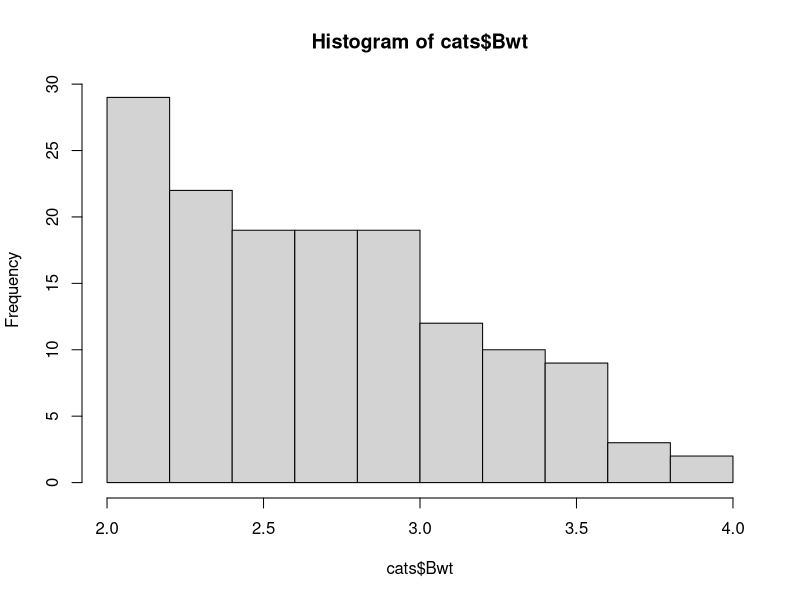
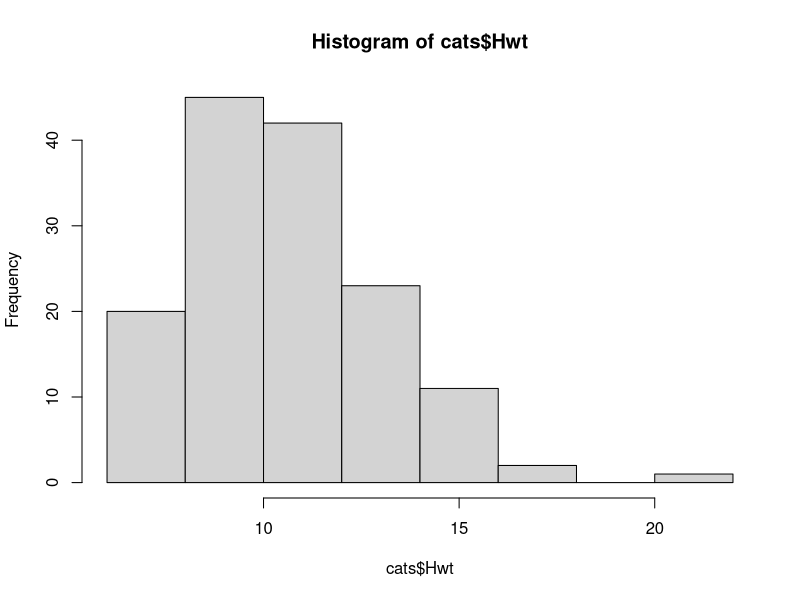
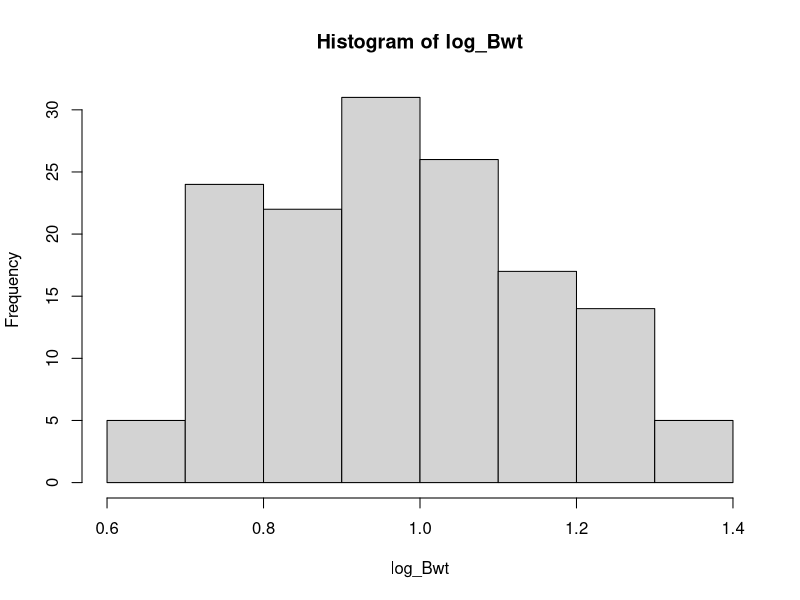
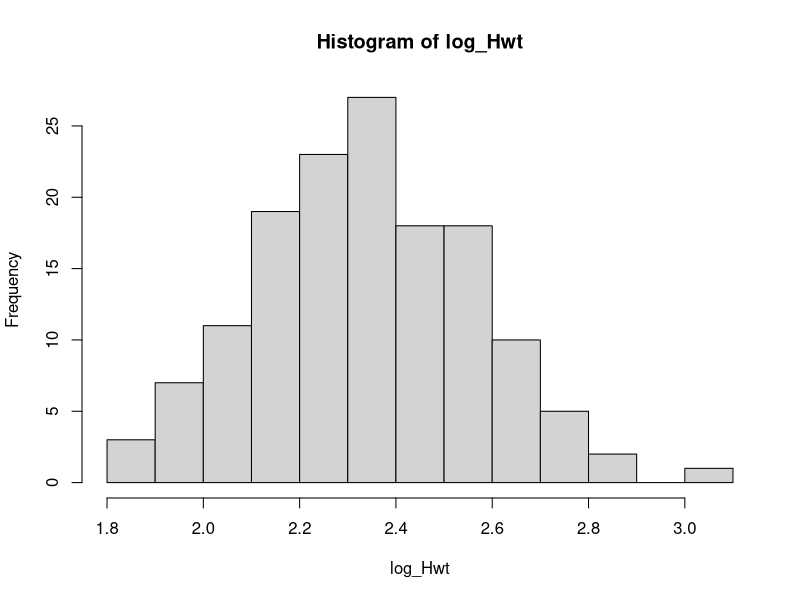
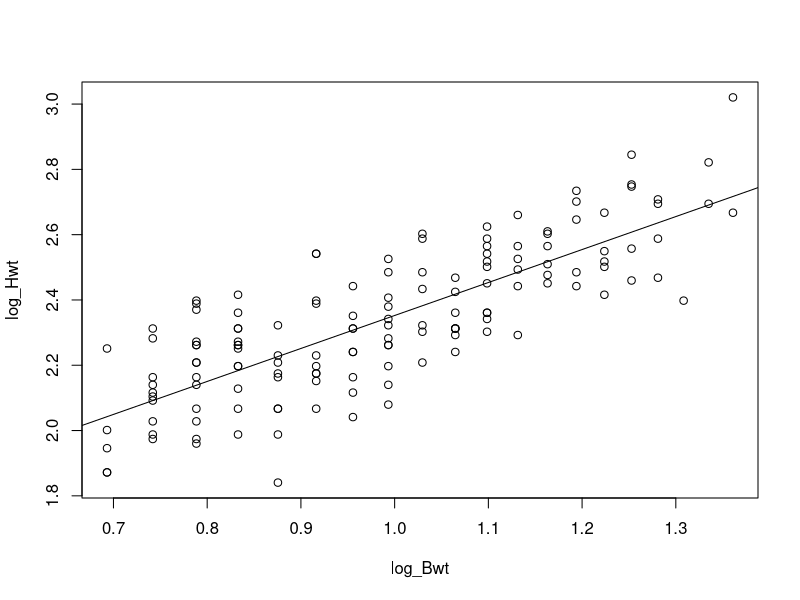
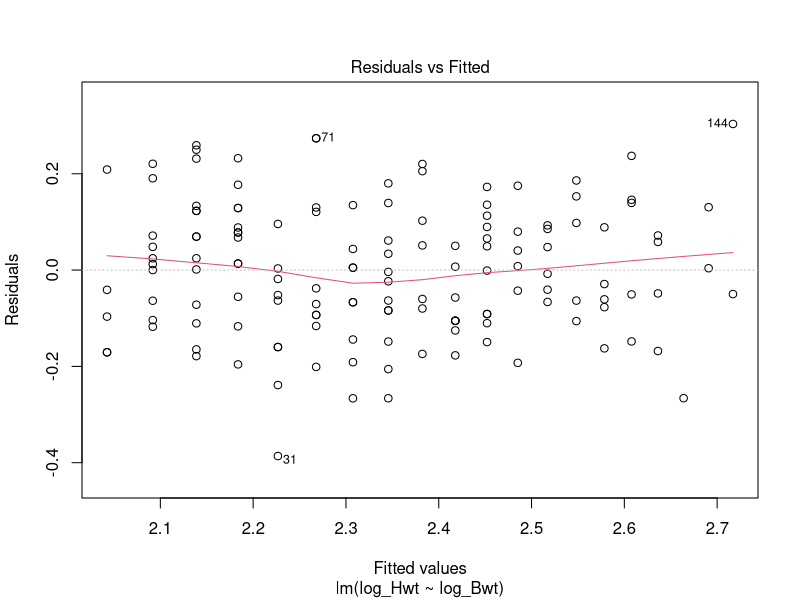
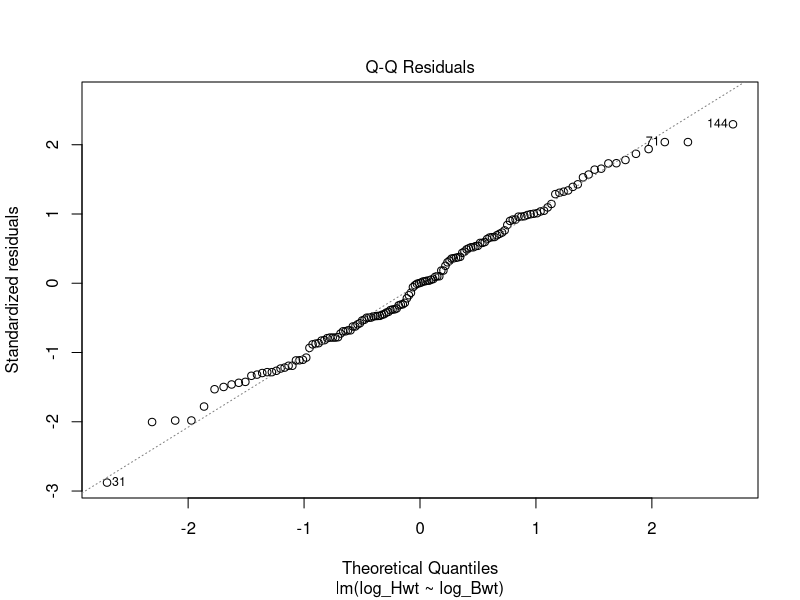
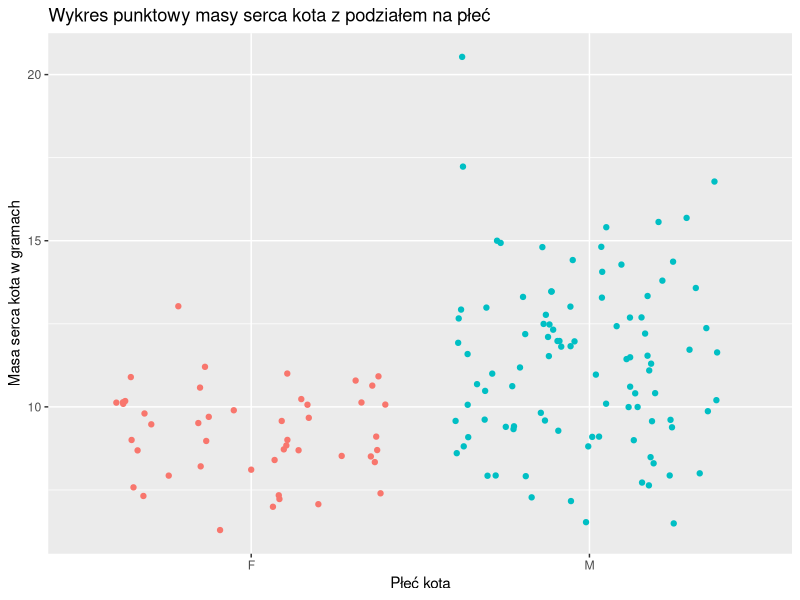

Source code (R) for these figures, in order:
## ---- chunk 1
library(MASS)
data(cats)

head(cats)
## ---- chunk 2
hist(cats$Bwt)
## ---- chunk 3
shapiro.test(cats$Bwt)
## ---- chunk 4
hist(cats$Hwt)
## ---- chunk 5
shapiro.test(cats$Hwt)
## ---- chunk 6
log_Bwt = log(cats$Bwt)
log_Hwt = log(cats$Hwt)
## ---- chunk 7
hist(log_Bwt)
## ---- chunk 8
hist(log_Hwt)
## ---- chunk 9
first_model <- lm(log_Hwt ~ log_Bwt)
summary(first_model)
## ---- chunk 10
plot(log_Bwt,log_Hwt)
abline(first_model)
## ---- chunk 11
plot(first_model, which=1)
## ---- chunk 12
shapiro.test(first_model$residuals)
## ---- chunk 13
plot(first_model, which=2)
## ---- chunk 14
t.test(first_model$residuals)
## ---- chunk 15
lmtest::dwtest(first_model)
## ---- chunk 16
lmtest::bptest(first_model)
## ---- chunk 17
log_Hwt_2 <- log(cats[-144,]$Hwt)
log_Bwt_2 <- log(cats[-144,]$Bwt)
## ---- chunk 18
second_model <- lm(log_Hwt_2 ~ log_Bwt_2)
summary(second_model)
## ---- chunk 19
third_model <- lm(log_Hwt ~ log_Bwt + cats$Sex)
summary(third_model)
## ---- chunk 20
library(tidyverse)

ggplot(cats, aes(x=Sex, y=Hwt)) + geom_point(aes(color=Sex), position='jitter') + labs(title = 'Wykres punktowy masy serca kota z podziałem na płeć', x='Płeć kota', y='Masa serca kota w gramach') + theme(legend.position = 'none')
## ---- chunk 21
ggplot(cats, aes(x=Sex, y=Hwt)) + geom_boxplot() + labs(title = "Wykres pudełkowy masy serca kota z podziałem na płeć", x='Płeć kota', y='Masa serca kota')
## ---- chunk 22
ggplot(cats, aes(x=Sex, y=Bwt)) + geom_point(aes(color=Sex), position='jitter') + labs(title = 'Wykres punktowy masy ciała kota z podziałem na płeć kota', x='Płeć kota', y='Masa ciała kota w kilogramach') + theme(legend.position = 'none')
## ---- chunk 23
ggplot(cats, aes(x=Sex, y=Bwt)) + geom_boxplot() + labs(title = "Wykres pudełkowy masy ciała kota z podziałem na płeć", x='Płeć kota', y='Masa kota')
## ---- chunk 24
t.test(cats$Hwt[cats$Sex == 'M'] ,cats$Hwt[cats$Sex == 'F'])
## ---- chunk 25
t.test(cats$Bwt[cats$Sex == 'M'] ,cats$Bwt[cats$Sex == 'F'])
